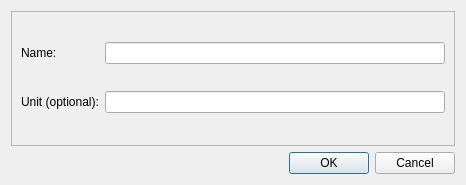
<?xml version="1.0" encoding="UTF-8"?>
<ui version="4.0">
 <class>Form</class>
 <widget class="QWidget" name="Form">
  <property name="geometry">
   <rect>
    <x>0</x>
    <y>0</y>
    <width>466</width>
    <height>185</height>
   </rect>
  </property>
  <property name="windowTitle">
   <string>Form</string>
  </property>
  <layout class="QGridLayout" name="gridLayout_2">
   <item row="0" column="0">
    <widget class="QFrame" name="frame">
     <property name="frameShape">
      <enum>QFrame::StyledPanel</enum>
     </property>
     <property name="frameShadow">
      <enum>QFrame::Raised</enum>
     </property>
     <layout class="QGridLayout" name="gridLayout">
      <item row="0" column="0">
       <widget class="QLabel" name="label">
        <property name="text">
         <string>Name:</string>
        </property>
       </widget>
      </item>
      <item row="0" column="1">
       <widget class="QLineEdit" name="nameCreatedData"/>
      </item>
      <item row="1" column="0">
       <widget class="QLabel" name="label_2">
        <property name="text">
         <string>Unit (optional):</string>
        </property>
       </widget>
      </item>
      <item row="1" column="1">
       <widget class="QLineEdit" name="unitCreatedData"/>
      </item>
     </layout>
    </widget>
   </item>
   <item row="1" column="0">
    <widget class="QDialogButtonBox" name="createButtonBox">
     <property name="standardButtons">
      <set>QDialogButtonBox::Cancel|QDialogButtonBox::Ok</set>
     </property>
    </widget>
   </item>
  </layout>
 </widget>
 <resources/>
 <connections/>
</ui>
